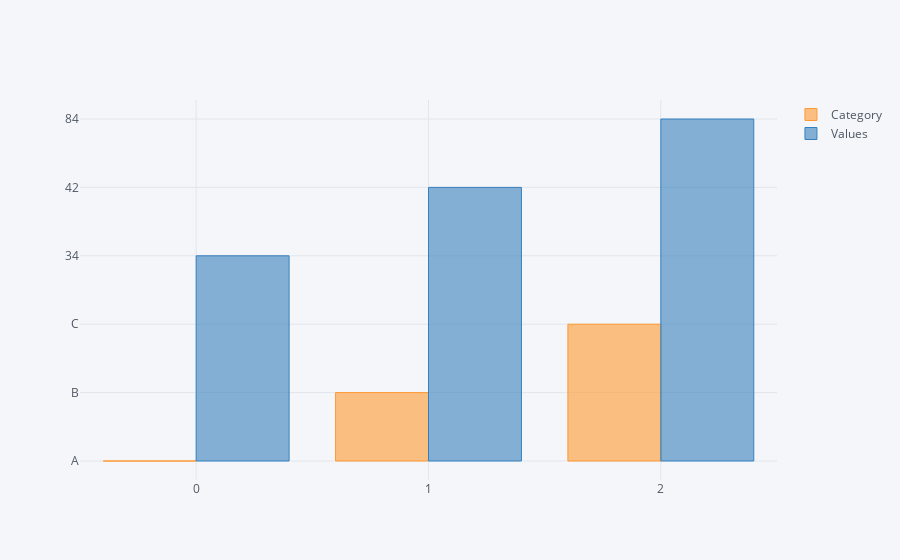

Notebook source saved alongside this figure:
### Markdown cell above
### Bar Plot

### Code cell
df2.iplot(kind='bar')

### Figure 1 — Plotly figure (JSON) as saved in the notebook; plotly's stock layout.template omitted (floating-point values rounded to 4 significant figures)
{"data": [{"marker": {"color": "rgba(255, 153, 51, 0.6)", "line": {"color": "rgba(255, 153, 51, 1.0)", "width": 1}}, "name": "Category", "orientation": "v", "text": "", "type": "bar", "uid": "c002200f-2195-4013-b812-cf62cb32e134", "x": [0, 1, 2], "y": ["A", "B", "C"]}, {"marker": {"color": "rgba(55, 128, 191, 0.6)", "line": {"color": "rgba(55, 128, 191, 1.0)", "width": 1}}, "name": "Values", "orientation": "v", "text": "", "type": "bar", "uid": "bc3a3918-ea0b-46bf-a1c2-7f850bd8ed46", "x": [0, 1, 2], "y": [34, 42, 84]}], "layout": {"legend": {"bgcolor": "#F5F6F9", "font": {"color": "#4D5663"}}, "paper_bgcolor": "#F5F6F9", "plot_bgcolor": "#F5F6F9", "title": {"font": {"color": "#4D5663"}}, "xaxis": {"gridcolor": "#E1E5ED", "showgrid": true, "tickfont": {"color": "#4D5663"}, "title": {"font": {"color": "#4D5663"}, "text": ""}, "zerolinecolor": "#E1E5ED"}, "yaxis": {"gridcolor": "#E1E5ED", "showgrid": true, "tickfont": {"color": "#4D5663"}, "title": {"font": {"color": "#4D5663"}, "text": ""}, "zerolinecolor": "#E1E5ED"}}}
